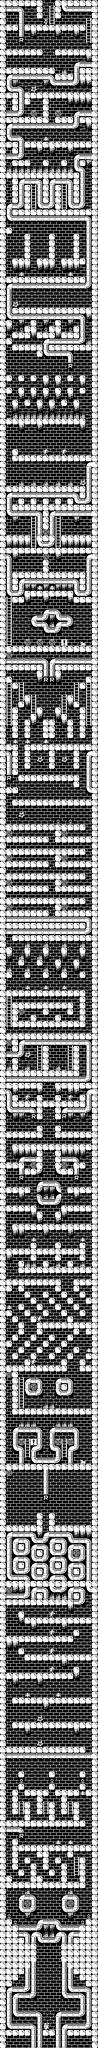

Rendered tile map (Tiled .tmx) drawn with the repository's tilesets; below, a short description and the map source with its tile grids summarised:
An orthogonal 16x333 tile map with 16x16 px tiles, 1 tile layer (Слой тайлов 1), 2 tilesets.

<map version="1.8" tiledversion="1.8.2" orientation="orthogonal" renderorder="left-up" width="16" height="333" tilewidth="16" tileheight="16" infinite="0" nextlayerid="2" nextobjectid="1">
 <editorsettings>
  <export target="../../map.h" format="videogame" />
 </editorsettings>
 <properties>
  <property name="prefix" value="map" />
 </properties>
 <tileset firstgid="1" source="../tiles/landscape.tsx" />
 <tileset firstgid="16" source="../tiles/enemies.tsx" />
 <layer id="1" name="Слой тайлов 1" width="16" height="333">
  <data>[5328 cells, 5328 non-empty, 21 distinct tile ids]</data>
 </layer>
</map>